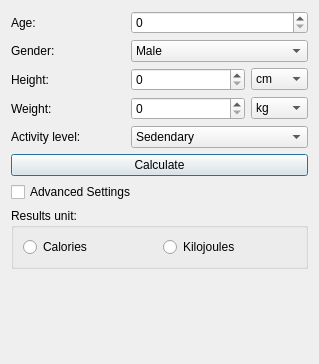
<?xml version="1.0" encoding="UTF-8"?>
<ui version="4.0">
 <class>Dialog</class>
 <widget class="QDialog" name="Dialog">
  <property name="geometry">
   <rect>
    <x>0</x>
    <y>0</y>
    <width>319</width>
    <height>364</height>
   </rect>
  </property>
  <property name="windowTitle">
   <string>Dialog</string>
  </property>
  <layout class="QVBoxLayout" name="verticalLayout_2">
   <item>
    <layout class="QGridLayout" name="gridLayout">
     <item row="3" column="4">
      <widget class="QComboBox" name="cmbBoxUnitsWeight">
       <item>
        <property name="text">
         <string>kg</string>
        </property>
       </item>
       <item>
        <property name="text">
         <string>lb</string>
        </property>
       </item>
       <item>
        <property name="text">
         <string>st</string>
        </property>
       </item>
      </widget>
     </item>
     <item row="1" column="0" colspan="2">
      <widget class="QLabel" name="lblGender">
       <property name="text">
        <string>Gender:</string>
       </property>
      </widget>
     </item>
     <item row="2" column="2" colspan="2">
      <widget class="QSpinBox" name="spnBoxHeight"/>
     </item>
     <item row="1" column="2" colspan="3">
      <widget class="QComboBox" name="cmbBoxGender">
       <item>
        <property name="text">
         <string>Male</string>
        </property>
       </item>
       <item>
        <property name="text">
         <string>Female</string>
        </property>
       </item>
      </widget>
     </item>
     <item row="2" column="0" colspan="2">
      <widget class="QLabel" name="lblHeight">
       <property name="text">
        <string>Height:</string>
       </property>
      </widget>
     </item>
     <item row="4" column="2" colspan="3">
      <widget class="QComboBox" name="cmbBoxActivityLevel">
       <item>
        <property name="text">
         <string>Sedendary</string>
        </property>
       </item>
       <item>
        <property name="text">
         <string>Lightly active</string>
        </property>
       </item>
       <item>
        <property name="text">
         <string>Moderately active</string>
        </property>
       </item>
       <item>
        <property name="text">
         <string>Very active</string>
        </property>
       </item>
       <item>
        <property name="text">
         <string>Extra active</string>
        </property>
       </item>
      </widget>
     </item>
     <item row="0" column="0" colspan="2">
      <widget class="QLabel" name="lblAge">
       <property name="text">
        <string>Age:</string>
       </property>
      </widget>
     </item>
     <item row="0" column="2" colspan="3">
      <widget class="QSpinBox" name="spnBoxAge"/>
     </item>
     <item row="3" column="2" colspan="2">
      <widget class="QSpinBox" name="spnBoxWeight"/>
     </item>
     <item row="2" column="4">
      <widget class="QComboBox" name="cmbBoxUnitsHeight">
       <item>
        <property name="text">
         <string>cm</string>
        </property>
       </item>
       <item>
        <property name="text">
         <string>in</string>
        </property>
       </item>
      </widget>
     </item>
     <item row="4" column="0" colspan="2">
      <widget class="QLabel" name="lblActivityLevel">
       <property name="text">
        <string>Activity level:</string>
       </property>
      </widget>
     </item>
     <item row="3" column="0" colspan="2">
      <widget class="QLabel" name="lblWeight">
       <property name="text">
        <string>Weight:</string>
       </property>
      </widget>
     </item>
    </layout>
   </item>
   <item>
    <widget class="QPushButton" name="btnCalculate">
     <property name="enabled">
      <bool>true</bool>
     </property>
     <property name="text">
      <string>Calculate</string>
     </property>
    </widget>
   </item>
   <item>
    <layout class="QVBoxLayout" name="verticalLayout">
     <item>
      <widget class="QCheckBox" name="chkBoxAdvancedSettings">
       <property name="text">
        <string>Advanced Settings</string>
       </property>
      </widget>
     </item>
     <item>
      <widget class="QGroupBox" name="grpBoxAdvancedSettings">
       <property name="title">
        <string>Results unit:</string>
       </property>
       <layout class="QVBoxLayout" name="verticalLayout_3">
        <item>
         <layout class="QHBoxLayout" name="horizontalLayout_2">
          <item>
           <widget class="QRadioButton" name="radBtnCalories">
            <property name="text">
             <string>Calories</string>
            </property>
           </widget>
          </item>
          <item>
           <widget class="QRadioButton" name="radBtnKilojoules">
            <property name="text">
             <string>Kilojoules</string>
            </property>
           </widget>
          </item>
         </layout>
        </item>
       </layout>
      </widget>
     </item>
     <item>
      <spacer name="verticalSpacer">
       <property name="orientation">
        <enum>Qt::Vertical</enum>
       </property>
       <property name="sizeHint" stdset="0">
        <size>
         <width>20</width>
         <height>40</height>
        </size>
       </property>
      </spacer>
     </item>
    </layout>
   </item>
  </layout>
 </widget>
 <resources/>
 <connections/>
</ui>
